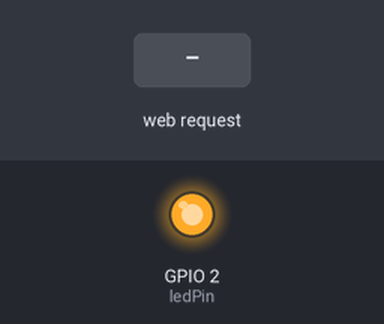
The sketch below on a simulated ESP8266 (NodeMCU). Parts: output pins drawn as LEDs (lit = HIGH). The test bench sets the inputs (shaded band). What the sketch prints to the serial monitor is not drawn.

Above: at 1.2 s.
1.3 s: HTTP request GET /LEDON received
At 2.3 s:
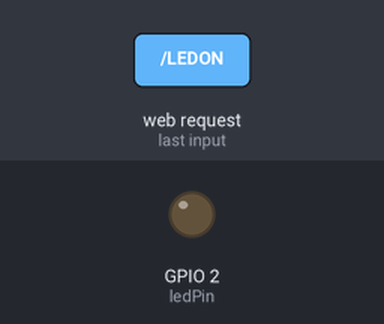
2.8 s: HTTP request GET /LEDOFF received
At 3.5 s:
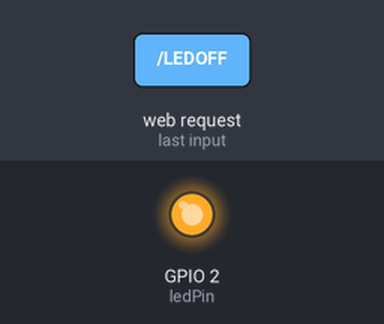
Timing chart, 0 to 5.8 s (numbered marks = the images above; inputs shaded):
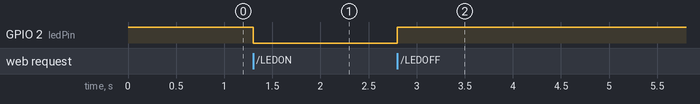

The sketch:

esp8266_offline_ctrl.ino
```cpp
#include <ESP8266WiFi.h>
#include <ESP8266WebServer.h>

const char* ssid = "MyESP8266AP";       // SSID of the access point
const char* password = "mypassword";    // Password for the access point

ESP8266WebServer server(80);            // Create a web server object that listens on port 80

const int ledPin = 2;                   // GPIO2 (D4 on NodeMCU)

void handleRoot() {
  // Get the current state of the LED
  String ledState = (digitalRead(ledPin) == LOW) ? "ON" : "OFF";

  // HTML content to be served
  String html = "<!DOCTYPE html>"
                "<html>"
                "<head>"
                "<title>ESP8266 Web Server</title>"
                "<style>"
                "body { font-family: Arial, sans-serif; text-align: center; }"
                "h1 { color: #333; }"
                "button { padding: 10px 20px; font-size: 16px; }"
                "</style>"
                "</head>"
                "<body>"
                "<h1>ESP8266 LED Control</h1>"
                "<p>LED is currently: <strong>" + ledState + "</strong></p>"
                "<p><button onclick=\"location.href='/LEDON'\">Turn ON</button></p>"
                "<p><button onclick=\"location.href='/LEDOFF'\">Turn OFF</button></p>"
                "</body>"
                "</html>";

  server.send(200, "text/html", html);  // Send the HTTP response
}

void handleLEDOn() {
  digitalWrite(ledPin, LOW);            // Turn the LED on (active low)
  server.sendHeader("Location", "/");   // Redirect to the root page
  server.send(303);                     // Send the HTTP redirect
}

void handleLEDOff() {
  digitalWrite(ledPin, HIGH);           // Turn the LED off
  server.sendHeader("Location", "/");   // Redirect to the root page
  server.send(303);                     // Send the HTTP redirect
}

void setup() {
  pinMode(ledPin, OUTPUT);              // Set the LED pin as an output
  digitalWrite(ledPin, HIGH);           // Make sure the LED is off (active low)

  Serial.begin(115200);                 // Start the Serial communication
  WiFi.softAP(ssid, password);          // Set the ESP8266 as an access point

  Serial.print("Access Point IP address: ");
  Serial.println(WiFi.softAPIP());      // Print the IP address of the access point

  server.on("/", handleRoot);           // Associate the handler function to the path "/"
  server.on("/LEDON", handleLEDOn);     // Associate the handler function to the path "/LEDON"
  server.on("/LEDOFF", handleLEDOff);   // Associate the handler function to the path "/LEDOFF"
  server.begin();                       // Start the web server
  Serial.println("HTTP server started");
}

void loop() {
  server.handleClient();                // Handle client requests
}
```

Measured:
- after the input at 1.3 s, GPIO 2 (ledPin): HIGH → LOW at once
- after the input at 2.8 s, GPIO 2 (ledPin): LOW → HIGH at once
